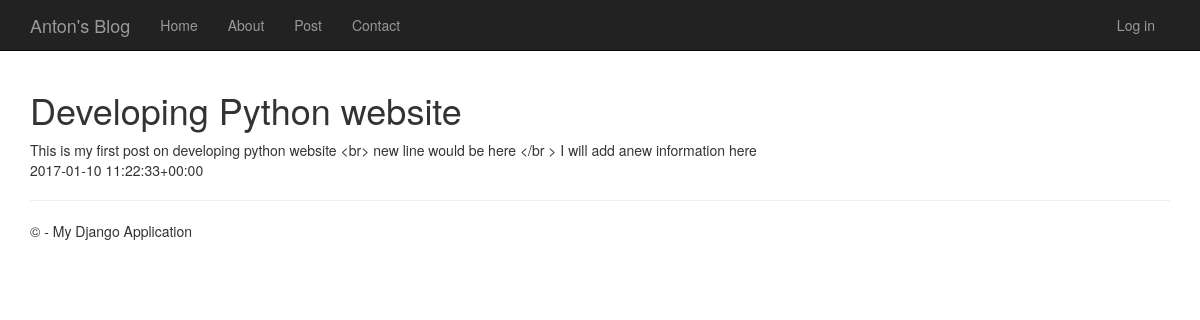
The page /post_details/1/ on the database its author committed.
### app/models.py (models this page shows, shortened)
class Post(models.Model):
    author = models.ForeignKey('auth.User')
    title = models.CharField(max_length=200)
    text = models.TextField()
    created_date = models.DateTimeField(
            default=timezone.now)
    published_date = models.DateTimeField(
            blank=True, null=True)

### app/views.py (the view)
# urls.py: url(r'^post_details/(?P<pk>\d+)/$', app.views.post_details, name='post_details'),
def post_details(request, pk):
    post = get_object_or_404(Post, pk=pk)
    return render(request, 'app/post_details.html', {'post': post})

### app/templates/app/post_details.html (shortened to what this page needs)
﻿<!DOCTYPE html>
<html lang="en" xmlns="http://www.w3.org/1999/xhtml">
<head>
</head>
    {% extends "app/layout.html" %}
{% block content %}
<body>
<h1>{{ post.title }}</h1>
    {{ post.text }}
  <div class="date">
                {{ post.published_date|linebreaksbr }}
   </div>
</body>
{% endblock %}

### rows shown on the page
Post: title "Developing Python website", text "This is my first post on developing python website <br> new line would be here </br > I will add anew information here", published_date "2017-01-10 11:22:33+00:00"
